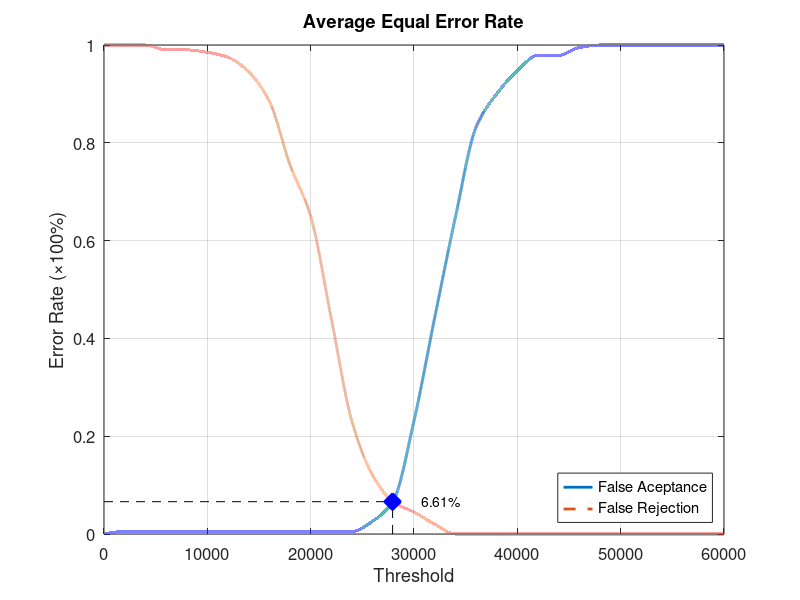
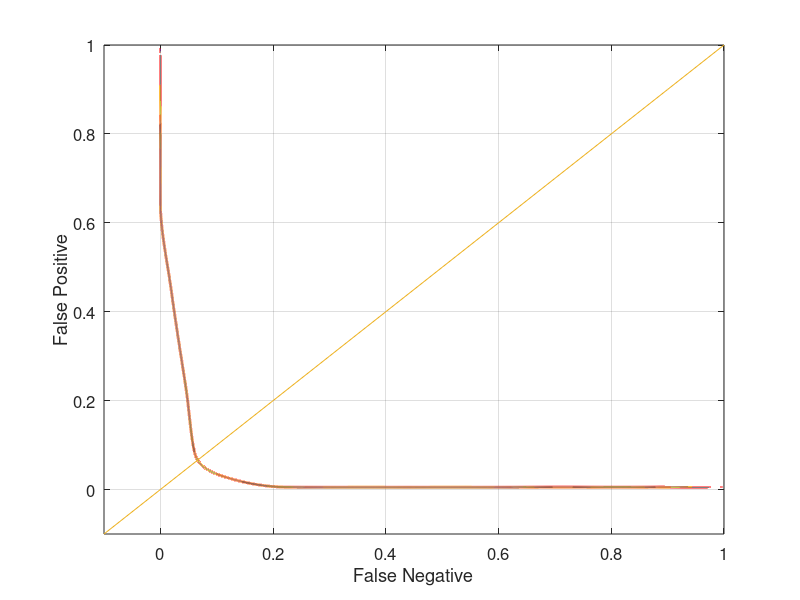

Source code (MATLAB) for these figures, in order:
function yEER = Database2_1
close all;
clear;
clc;
x = 0:2000:60000;
xq = 0:0.5:60000;

y0 = [0 0.00526316 0.00526316 0.00526316 0.00526316 0.00526316 0.00526316 0.00526316 0.00526316 0.00526316 0.00526316 0.00526316 0.00526316 0.0263158 0.0684211 0.231579 0.442105 0.647368 0.831579 0.9 0.947368 0.978947 0.978947 0.994737 1 1 1 1 1 1 1];
yy0 = interp1(x, y0, xq, 'pchip');
y1 = [1 1 1 0.99 0.99 0.985 0.975 0.945 0.885 0.755 0.65 0.44 0.23 0.12 0.065 0.045 0.02 0 0 0 0 0 0 0 0 0 0 0 0 0 0];
yy1 = interp1(x, y1, xq, 'pchip');

% Calculating EER: 
y2 = abs(y0 - y1);
find(y2 == min(y2))
yy2 = abs(yy0 - yy1);
xEER = find(yy2 == min(yy2));
xEERIndex = xq(xEER) % X-axis EER
yEER = yy0(xEER) % Y-axis EER

main = figure
plot(xq, yy0,'-','LineWidth', 2);	hold on
plot(xq, yy1,'--','LineWidth', 2);	hold on
plot([xEERIndex xEERIndex], [0 yEER], 'k--');	hold on
plot([0 xEERIndex], [yEER yEER], 'k--');	hold on
plot(xEERIndex, yEER, 'bx', 'LineWidth', 10);	hold on
text(xEERIndex + 10 * xEERIndex / 100, yEER, [num2str(round((10000 * yEER)) / 100) '%'])
legend('False Aceptance', 'False Rejection', 'Location', 'SouthEast')
xlabel('Threshold')
ylabel('Error Rate (\times100%)')
title('Average Equal Error Rate')
set(gca, 'FontSize', 12)
axis([0 60000 0 1])
grid on

print(main, 'Database2_1Main', '-dpng');
FNRxFPR = figure('Color', [1 1 1]);
plot(yy1, yy0, '-', yy1, yy0, 'LineWidth', 2);
hold on
y = -0.1:0.1:1
plot(y, y); 
set(gca, 'FontSize', 12)
xlabel('False Negative')
ylabel('False Positive')
axis([-0.1 1 -0.1 1])
set(gca, 'FontSize', 12)
grid on

print(FNRxFPR, 'Database2_1FNRxFPR','-dpng');
end
